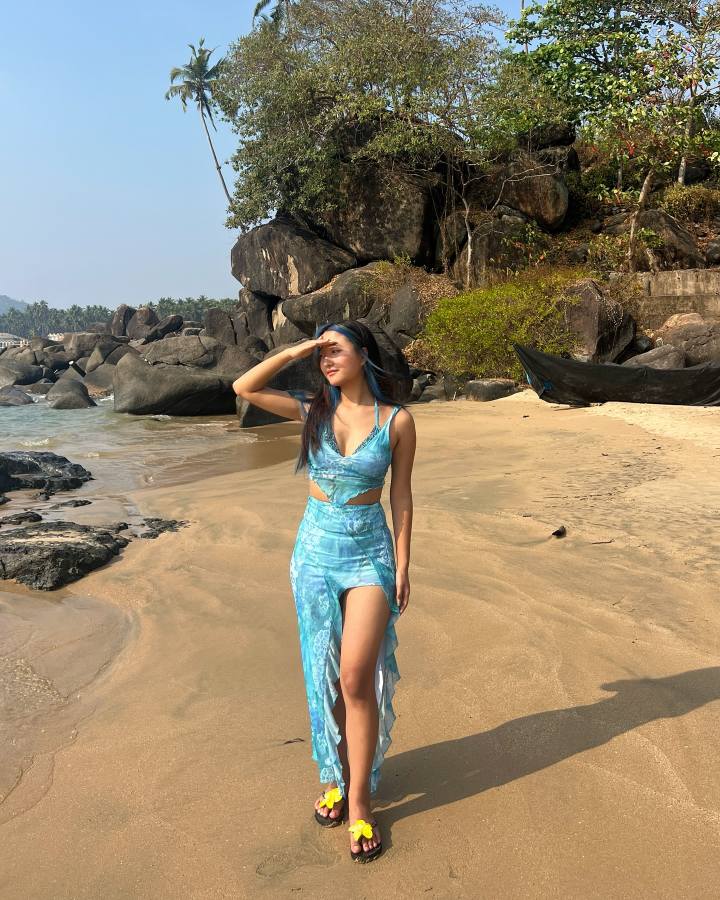
#> input picture instagram_uploads/instagram_1032387258699479_ee6693d2.jpg, 1440 x 1800 px (shown at 1/2 size)
$ python select_best_frames_2.py --input ../instagram_uploads   (older library calls are emulated)
#> lines starting #> are read from the running program, lines starting #| are printed output that depends on the picture
import os
import cv2
import numpy as np
from sklearn.cluster import DBSCAN
from tqdm import tqdm

# Maximum number of frames to select per group
MAX_FRAMES_PER_GROUP = 1

def compute_frame_features(image_path):
    """Compute features for a frame using color histogram."""
    try:
        img = cv2.imread(image_path)
        if img is None:
            return None

        # Resize for consistency
        img = cv2.resize(img, (224, 224))

        # Convert to HSV color space
        hsv = cv2.cvtColor(img, cv2.COLOR_BGR2HSV)

        # Compute histogram
        hist = cv2.calcHist([hsv], [0, 1], None, [30, 32], [0, 180, 0, 256])
        hist = cv2.normalize(hist, hist).flatten()

        return hist
    except Exception as e:
        print(f"Error processing {image_path}: {str(e)}")
        return None

def compute_frame_quality(image_path):
    """Compute quality score for a frame."""
    try:
        img = cv2.imread(image_path)
        if img is None:
            return 0

        # Compute sharpness using Laplacian
        gray = cv2.cvtColor(img, cv2.COLOR_BGR2GRAY)
        sharpness = cv2.Laplacian(gray, cv2.CV_64F).var()

        # Compute brightness
        brightness = np.mean(gray)

        # Compute contrast
        contrast = np.std(gray)

        # Combine metrics into a single quality score
        quality_score = (sharpness * 0.5 + brightness * 0.25 + contrast * 0.25) / 255.0

        return quality_score
    except Exception as e:
        print(f"Error computing quality for {image_path}: {str(e)}")
        return 0

def group_similar_frames(frames_dir):
    """Group similar frames and select the best ones from each group."""
    print("Loading and analyzing fashion frames...")

    # Get all image files
    image_files = [f for f in os.listdir(frames_dir) if f.endswith(('.jpg', '.jpeg', '.png'))]

    if not image_files:
        print("No frames found to process!")
        return []

    # Compute features for all frames
    features = []
    valid_files = []

    for img_file in tqdm(image_files):
        img_path = os.path.join(frames_dir, img_file)
        feat = compute_frame_features(img_path)
#> in compute_frame_features, img is the input picture: shape (1800, 1440, 3); mean B, G, R 109.7, 133.5, 146.4
#> in compute_frame_features, `img = cv2.resize(img, (224, 224))`:
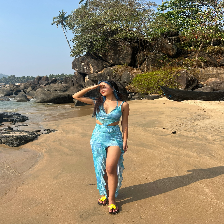
#> img: shape (224, 224, 3); mean B, G, R 109.5, 133.3, 146.2
#> in compute_frame_features, `hsv = cv2.cvtColor(img, cv2.COLOR_BGR2HSV)`: hsv: shape (224, 224, 3); mean H, S, V 34.5, 95.6, 156.5
#> in compute_frame_features, `hist = cv2.calcHist([hsv], [0, 1], None, [30, 32], [0, 180, 0, 256])`:
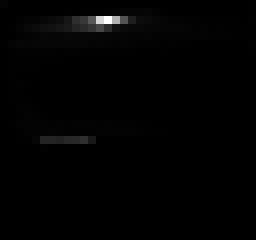
#> hist: shape (30, 32) float32 (shown 8 times larger); min 0, max 5425, mean 52.3; drawn with min black and max white
#> in compute_frame_features, `hist = cv2.normalize(hist, hist).flatten()`: hist = 960 values, max 0.58 at index 77, min 0 at index 19, mean 0.00559
#> feat has the same summary as hist in compute_frame_features

        if feat is not None:
            features.append(feat)
            valid_files.append(img_path)

    if not valid_files:
        return []

    # Convert to numpy array
    features = np.array(features)

    # Cluster similar frames
    clustering = DBSCAN(eps=0.3, min_samples=1).fit(features)
    labels = clustering.labels_
#> labels = [0]

    # Group frames by cluster
    groups = {}
    for i, label in enumerate(labels):
        if label not in groups:
            groups[label] = []
        groups[label].append(valid_files[i])
#> this loop made 1 pass
#> after the loop, groups = 1 item

    # Select best frames from each group
    selected_frames = []

    for group in groups.values():
        # Sort frames by quality
        frames_with_quality = [(f, compute_frame_quality(f)) for f in group]
#> in compute_frame_quality, `gray = cv2.cvtColor(img, cv2.COLOR_BGR2GRAY)`:
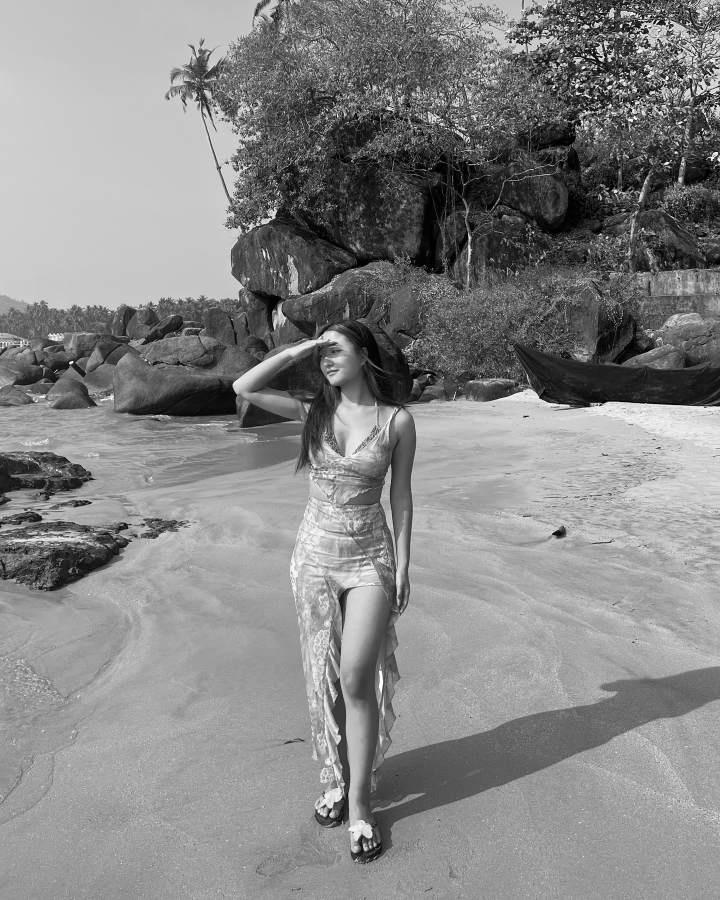
#> gray: shape (1800, 1440) (shown at 1/2 size); min 0, max 255, mean 134.7
#> in compute_frame_quality, `sharpness = cv2.Laplacian(gray, cv2.CV_64F).var()`: sharpness = 2424.8
#> in compute_frame_quality, `brightness = np.mean(gray)`: brightness = 134.7
#> in compute_frame_quality, `contrast = np.std(gray)`: contrast = 57.05
#> in compute_frame_quality, `quality_score = (sharpness * 0.5 + brightness * 0.25 + contrast * 0.25..`: quality_score = 4.94
#> frames_with_quality = 1 item
        frames_with_quality.sort(key=lambda x: x[1], reverse=True)

        # Select top N frames
        for frame, quality in frames_with_quality[:MAX_FRAMES_PER_GROUP]:
            selected_frames.append(frame)
            print(f"Selected frame {frame} with quality {quality:.2f}")
#> this loop made 1 pass
#> quality on pass 1: 4.94
#| Selected frame ../instagram_uploads/instagram_1032387258699479_ee6693d2.jpg with quality 4.94
#> after the loop, selected_frames = 1 item

    return selected_frames

if __name__ == "__main__":
    import argparse

    parser = argparse.ArgumentParser(description='Select best frames from a directory')
    parser.add_argument('--input', required=True, help='Input directory containing frames')

    args = parser.parse_args()

    selected = group_similar_frames(args.input)
#> selected = 1 item
    print(f"\nSelected {len(selected)} best frames")
#| Selected 1 best frames
